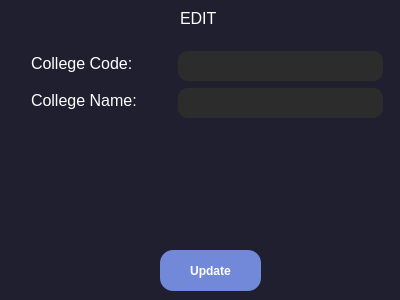
<?xml version="1.0" encoding="UTF-8"?>
<ui version="4.0">
 <class>Dialog</class>
 <widget class="QDialog" name="Dialog">
  <property name="geometry">
   <rect>
    <x>0</x>
    <y>0</y>
    <width>400</width>
    <height>300</height>
   </rect>
  </property>
  <property name="windowTitle">
   <string>Dialog</string>
  </property>
  <property name="styleSheet">
   <string notr="true">background-color: rgba(31,31,47,255)</string>
  </property>
  <widget class="QLineEdit" name="updateCollegeCode_box">
   <property name="geometry">
    <rect>
     <x>178</x>
     <y>51</y>
     <width>205</width>
     <height>30</height>
    </rect>
   </property>
   <property name="font">
    <font>
     <pointsize>12</pointsize>
    </font>
   </property>
   <property name="styleSheet">
    <string notr="true">border-radius: 10px;
background-color: rgba(44,44,45,255);
color:white;</string>
   </property>
   <property name="text">
    <string/>
   </property>
  </widget>
  <widget class="QLabel" name="label_2">
   <property name="geometry">
    <rect>
     <x>31</x>
     <y>51</y>
     <width>133</width>
     <height>24</height>
    </rect>
   </property>
   <property name="font">
    <font>
     <pointsize>12</pointsize>
    </font>
   </property>
   <property name="styleSheet">
    <string notr="true">color:white;</string>
   </property>
   <property name="text">
    <string>College Code:</string>
   </property>
  </widget>
  <widget class="QLabel" name="label_3">
   <property name="geometry">
    <rect>
     <x>31</x>
     <y>88</y>
     <width>140</width>
     <height>24</height>
    </rect>
   </property>
   <property name="font">
    <font>
     <pointsize>12</pointsize>
    </font>
   </property>
   <property name="styleSheet">
    <string notr="true">color:white;</string>
   </property>
   <property name="text">
    <string>College Name:</string>
   </property>
  </widget>
  <widget class="QLabel" name="label">
   <property name="geometry">
    <rect>
     <x>180</x>
     <y>10</y>
     <width>55</width>
     <height>16</height>
    </rect>
   </property>
   <property name="font">
    <font>
     <pointsize>12</pointsize>
    </font>
   </property>
   <property name="layoutDirection">
    <enum>Qt::RightToLeft</enum>
   </property>
   <property name="styleSheet">
    <string notr="true">color:white;</string>
   </property>
   <property name="text">
    <string>EDIT</string>
   </property>
  </widget>
  <widget class="QLineEdit" name="updateCollegeName_box">
   <property name="geometry">
    <rect>
     <x>178</x>
     <y>88</y>
     <width>205</width>
     <height>30</height>
    </rect>
   </property>
   <property name="font">
    <font>
     <pointsize>12</pointsize>
    </font>
   </property>
   <property name="styleSheet">
    <string notr="true">border-radius: 10px;
background-color: rgba(44,44,45,255);
color:white;</string>
   </property>
   <property name="text">
    <string/>
   </property>
  </widget>
  <widget class="QPushButton" name="updateCollege_button">
   <property name="geometry">
    <rect>
     <x>160</x>
     <y>250</y>
     <width>101</width>
     <height>41</height>
    </rect>
   </property>
   <property name="font">
    <font>
     <weight>75</weight>
     <bold>true</bold>
    </font>
   </property>
   <property name="styleSheet">
    <string notr="true">background-color: rgb(114,137,218);
color: white;
font-weight: bold;
border-radius: 13px;</string>
   </property>
   <property name="text">
    <string>Update</string>
   </property>
  </widget>
 </widget>
 <resources/>
 <connections/>
</ui>
